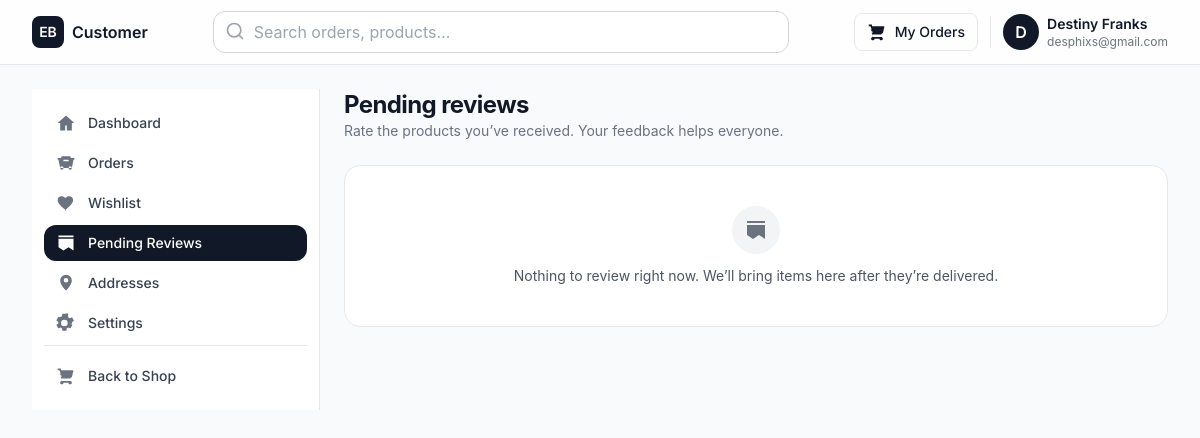
/account/reviews/pending/ (signed in), run on the app's committed database.
### userauths/models.py (models this page shows, shortened)
class User(AbstractUser):
    class Role(models.TextChoices):
        BUYER = "BUYER", "Buyer"
        VENDOR = "VENDOR", "Vendor"
    email = models.EmailField(unique=True)
    username = models.CharField(unique=True, max_length=50)
    role = models.CharField(max_length=50, choices=Role.choices, default=Role.BUYER)
    USERNAME_FIELD = 'email'
    REQUIRED_FIELDS = ['username']

### customer/views.py (the view)
# urls.py: path("reviews/pending/", views.pending_reviews, name="pending_reviews"),
@login_required
def pending_reviews(request):
    user = request.user
    items_qs = (
        order_model.OrderItem.objects
        .select_related("product_variation", "product_variation__product", "order")
        .prefetch_related("product_variation__images", "product_variation__variations")
        .filter(
            order__buyer=user,
            order__status=order_model.Order.OrderStatus.DELIVERED,
            order__payment_status__in=PAID_STATUSES,
            product_variation__isnull=False,
        )
        .order_by("-order__created_at", "-id")
    )
    seen_product_ids = set()
    pending_items = []
    for it in items_qs:
        p = it.product_variation.product
        if p is None or p.id in seen_product_ids:
            continue
        if store_models.ProductReview.objects.filter(product=p, user=user).exists():
            continue
        pending_items.append(it)
        seen_product_ids.add(p.id)
    return render(request, "pending_reviews.html", {
        "pending_items": pending_items,
    })

### addon/context_processors.py (called while the page is built)
def global_context(request):
    context = {}
    context['site_config'] = models.SiteConfiguration.get_solo()
    context['theme_settings'] = models.ThemeSettings.get_solo()
    context['hero_section'] = models.HeroSection.objects.filter(active=True).first()
    context['social_links'] = models.SocialLink.objects.all()
    return context

### addon/models.py (called while the page is built)
    @classmethod
    def get_solo(cls):
        obj, created = cls.objects.get_or_create(pk=1)
        return obj

    @classmethod
    def get_solo(cls):
        obj, created = cls.objects.get_or_create(pk=1)
        return obj

### order/context_processors.py (called while the page is built)
def global_context(request):
    context = {}
    cart = Cart.get_for_request(request)
    context['cart_item_count'] = CartItem.objects.filter(cart=cart).count()
    return context

### order/models.py (called while the page is built)
    @classmethod
    def get_for_request(cls, request):
        if request.user.is_authenticated:
            cart, _ = cls.objects.get_or_create(user=request.user)
            return cart
        if not request.session.session_key:
            request.session.create()
        session_key = request.session.session_key
        cart, _ = cls.objects.get_or_create(session_key=session_key, user=None)
        return cart

### customer/templates/pending_reviews.html (shortened to what this page needs)
{% extends "partials/customer/customer_navigation.html" %}
{% block customer_content %}
<div class="mb-6">
  <h1 class="text-2xl font-bold tracking-tight">Pending reviews</h1>
  <p class="text-sm text-gray-500">Rate the products you’ve received. Your feedback helps everyone.</p>
</div>
{% if pending_items %}
<ul id="pending-list" class="grid grid-cols-1 sm:grid-cols-2 lg:grid-cols-3 gap-5">
  {% for it in pending_items %}
    {% with p=it.product_variation.product pv=it.product_variation %}
    <li id="pr-card-{{ p.id }}" class="rounded-2xl border border-gray-200 bg-white overflow-hidden">
      <div class="relative aspect-[4/3] bg-gray-50">
        {% if pv.images.first %}
          <img src="{{ pv.images.first.image.url }}" alt="{{ p.name }}" class="h-full w-full object-cover">
        {% elif p.primary_image and p.primary_image.image %}
          <img src="{{ p.primary_image.image.url }}" alt="{{ p.name }}" class="h-full w-full object-cover">
        {% else %}
          <div class="h-full w-full grid place-items-center text-xs text-gray-400">{{ p.name|truncatechars:12 }}</div>
        {% endif %}
      </div>
      <div class="p-4">
        <div class="min-w-0">
          <div class="truncate font-medium">{{ p.name }}</div>
          <div class="text-xs text-gray-500">
            {% for v in pv.variations.all %}{{ v.value }}{% if not forloop.last %}, {% endif %}{% endfor %}
          </div>
        </div>
        <div class="mt-3 flex items-center justify-between">
          <div class="text-sm text-gray-600">Qty: {{ it.quantity }}</div>
          <button
            class="inline-flex items-center gap-2 rounded-lg bg-gray-900 text-white px-3 py-1.5 text-xs font-semibold hover:bg-black"
            data-review-btn
            data-product-id="{{ p.id }}"
            data-product-name="{{ p.name|escape }}"
          >
            Review product
          </button>
        </div>
      </div>
    </li>
    {% endwith %}
  {% endfor %}
</ul>
{% else %}
  <div class="rounded-2xl border border-gray-200 bg-white p-10 text-center">
    <div class="mx-auto mb-3 h-12 w-12 rounded-full bg-gray-100 grid place-items-center">
      <svg class="h-6 w-6 text-gray-500" xmlns="http://www.w3.org/2000/svg" fill="currentColor" viewBox="0 0 24 24"><path d="M3 3h18v2H3V3zm0 4h18v14l-6-4-6 4-6-4V7z"/></svg>
    </div>
    <p class="text-sm text-gray-600">Nothing to review right now. We’ll bring items here after they’re delivered.</p>
  </div>
{% endif %}
{% endblock %}

### templates/partials/customer/customer_navigation.html (shortened to what this page needs)
{% extends "base/customer_base.html" %}
{% block content %}
<div class="min-h-screen bg-gray-50 text-gray-900">
  <header class="sticky top-0 z-50 bg-white/80 backdrop-blur border-b border-gray-200">
    <div class="max-w-7xl mx-auto px-4 sm:px-6 lg:px-8 h-16 flex items-center justify-between">
      <div class="flex items-center gap-3">
        <a href="/" class="flex items-center gap-2">
          <span class="inline-flex items-center justify-center rounded-lg bg-gray-900 text-white h-8 w-8 text-sm font-semibold">EB</span>
          <span class="font-semibold">Customer</span>
        </a>
      </div>
      <div class="hidden md:flex flex-1 max-w-xl mx-6">
        <div class="relative w-full">
          <input type="search" placeholder="Search orders, products…" class="w-full rounded-xl border border-gray-300 pl-10 pr-3 py-2 focus:ring-2 focus:ring-gray-900/20 focus:border-gray-400 bg-white/70">
          <svg class="absolute left-3 top-2.5 h-5 w-5 text-gray-400" xmlns="http://www.w3.org/2000/svg" fill="none" viewBox="0 0 24 24" stroke="currentColor">
            <path stroke-linecap="round" stroke-linejoin="round" stroke-width="2" d="m21 21-4.35-4.35M11 19a8 8 0 1 1 0-16 8 8 0 0 1 0 16z"/>
          </svg>
        </div>
      </div>
      <div class="flex items-center gap-3">
        <a href="{% url 'customer:orders' %}" class="hidden sm:inline-flex items-center gap-2 rounded-lg border border-gray-200 px-3 py-2 hover:bg-gray-50">
          <span class="text-sm font-medium">My Orders</span>
        </a>
        <a href="{% url 'customer:settings' %}" class="flex items-center gap-2">
          <div class="h-9 w-9 rounded-full bg-gray-900 text-white grid place-items-center font-semibold">
            {{ request.user.first_name|default:request.user.username|first|upper }}
          </div>
          <div class="hidden sm:flex flex-col leading-tight">
            <span class="text-sm font-semibold">{{ request.user.get_full_name|default:request.user.username }}</span>
            <span class="text-xs text-gray-500">{{ request.user.email }}</span>
          </div>
        </a>
      </div>
    </div>
  </header>
  <div class="max-w-7xl mx-auto px-4 sm:px-6 lg:px-8 py-6">
    <div class="grid grid-cols-1 lg:grid-cols-[18rem_minmax(0,1fr)] gap-6">
      {% with view=request.resolver_match.view_name %}
      <aside id="customerSidebar" class="fixed lg:static inset-y-0 left-0 z-50 w-72 transform -translate-x-full lg:translate-x-0 transition-transform duration-300 bg-white border-r border-gray-200 shadow-xl lg:shadow-none">
        <nav class="px-3 py-4 space-y-1 overflow-y-auto h-[calc(100vh-4rem)] lg:h-auto">
          <a href="{% url 'customer:dashboard' %}"
             class="group flex items-center gap-3 px-3 py-2 rounded-xl transition
             {% if view == 'customer:dashboard' %}bg-gray-900 text-white{% else %}text-gray-700 hover:bg-gray-100{% endif %}">
            <svg class="h-5 w-5 {% if view == 'customer:dashboard' %}text-white{% else %}text-gray-500 group-hover:text-gray-700{% endif %}" xmlns="http://www.w3.org/2000/svg" fill="currentColor" viewBox="0 0 24 24"><path d="M12 3l10 9h-3v9h-6v-6H11v6H5v-9H2z"/></svg>
            <span class="text-sm font-medium">Dashboard</span>
          </a>
          <a href="{% url 'customer:orders' %}"
             class="group flex items-center gap-3 px-3 py-2 rounded-xl transition
             {% if view == 'customer:orders' or view == 'customer:order_detail' %}bg-gray-900 text-white{% else %}text-gray-700 hover:bg-gray-100{% endif %}">
            <svg class="h-5 w-5 {% if view == 'customer:orders' or view == 'customer:order_detail' %}text-white{% else %}text-gray-500 group-hover:text-gray-700{% endif %}" xmlns="http://www.w3.org/2000/svg" fill="currentColor" viewBox="0 0 24 24"><path d="M7 4h10l1 2h4v2h-1l-2 10H5L3 8H2V6h4l1-2zm2.1 4l-.5 2h6.8l-.5-2H9.1zM7 20a2 2 0 1 0 0-4 2 2 0 0 0 0 4zm10 0a2 2 0 1 0 0-4 2 2 0 0 0 0 4z"/></svg>
            <span class="text-sm font-medium">Orders</span>
          </a>
          <a href="{% url 'customer:wishlist' %}"
             class="group flex items-center gap-3 px-3 py-2 rounded-xl transition
             {% if view == 'customer:wishlist' %}bg-gray-900 text-white{% else %}text-gray-700 hover:bg-gray-100{% endif %}">
            <svg class="h-5 w-5 {% if view == 'customer:wishlist' %}text-white{% else %}text-gray-500 group-hover:text-gray-700{% endif %}" xmlns="http://www.w3.org/2000/svg" fill="currentColor" viewBox="0 0 24 24"><path d="M12.1 21.35 10 19.28C5.4 15.36 2 12.28 2 8.5 2 6 4 4 6.5 4c1.74 0 3.41.81 4.5 2.09C12.59 4.81 14.26 4 16 4 18.5 4 20.5 6 20.5 8.5c0 3.78-3.4 6.86-8 10.78l-1.9 2.07z"/></svg>
            <span class="text-sm font-medium">Wishlist</span>
          </a>
          <a href="{% url 'customer:pending_reviews' %}"
             class="group flex items-center gap-3 px-3 py-2 rounded-xl transition
             {% if view == 'customer:pending_reviews' %}bg-gray-900 text-white{% else %}text-gray-700 hover:bg-gray-100{% endif %}">
            <svg class="h-5 w-5 {% if view == 'customer:pending_reviews' %}text-white{% else %}text-gray-500 group-hover:text-gray-700{% endif %}" xmlns="http://www.w3.org/2000/svg" fill="currentColor" viewBox="0 0 24 24"><path d="M3 3h18v2H3V3zm0 4h18v14l-6-4-6 4-6-4V7z"/></svg>
            <span class="text-sm font-medium">Pending Reviews</span>
          </a>
          <a href="{% url 'customer:addresses' %}"
            class="group flex items-center gap-3 px-3 py-2 rounded-xl transition
            {% if view == 'customer:addresses' %}bg-gray-900 text-white{% else %}text-gray-700 hover:bg-gray-100{% endif %}">
            <svg class="h-5 w-5 {% if view == 'customer:addresses' %}text-white{% else %}text-gray-500 group-hover:text-gray-700{% endif %}"
                xmlns="http://www.w3.org/2000/svg" viewBox="0 0 24 24" fill="currentColor" aria-hidden="true">
              <path d="M12 2a7 7 0 0 0-7 7c0 4.97 6.04 11.18 6.3 11.45.39.39 1.01.39 1.4 0C12.96 20.18 19 13.97 19 9a7 7 0 0 0-7-7Zm0 9.5A2.5 2.5 0 1 1 12 6a2.5 2.5 0 0 1 0 5.5Z"/>
            </svg>
            <span class="text-sm font-medium">Addresses</span>
          </a>
          <a href="{% url 'customer:settings' %}"
             class="group flex items-center gap-3 px-3 py-2 rounded-xl transition
             {% if view == 'customer:settings' %}bg-gray-900 text-white{% else %}text-gray-700 hover:bg-gray-100{% endif %}">
            <svg class="h-5 w-5 {% if view == 'customer:settings' %}text-white{% else %}text-gray-500 group-hover:text-gray-700{% endif %}" xmlns="http://www.w3.org/2000/svg" fill="currentColor" viewBox="0 0 24 24"><path d="M19.14 12.94a7.997 7.997 0 0 0 .06-.94c0-.32-.02-.63-.06-.94l2.03-1.58a.5.5 0 0 0 .12-.64l-1.92-3.32a.5.5 0 0 0-.6-.22l-2.39.96a7.1 7.1 0 0 0-1.62-.94l-.36-2.54A.5.5 0 0 0 12.01 1h-4a.5.5 0 0 0-.49.42l-.36 2.54c-.58.22-1.12.53-1.62.94L3.15 4.94a.5.5 0 0 0-.6.22L.63 8.48a.5.5 0 0 0 .12.64l2.03 1.58c-.04.31-.06.62-.06.94s.02.63.06.94L.75 14.16a.5.5 0 0 0-.12.64l1.92 3.32c.13.23.41.32.65.22l2.39-.96c.5.41 1.04.72 1.62.94l.36 2.54c.05.25.26.42.49.42h4c.24 0 .45-.17.49-.42l.36-2.54c.58-.22 1.12-.53 1.62-.94l2.39.96c.24.1.52.01.65-.22l1.92-3.32a.5.5 0 0 0-.12-.64l-2.03-1.58zM10 16a4 4 0 1 1 0-8 4 4 0 0 1 0 8z"/></svg>
            <span class="text-sm font-medium">Settings</span>
          </a>
          <div class="pt-3 mt-3 border-t border-gray-200">
            <a href="{% url 'store:cart' %}" class="group flex items-center gap-3 px-3 py-2 rounded-xl text-gray-700 hover:bg-gray-100">
              <span class="text-sm font-medium">Back to Shop</span>
            </a>
          </div>
        </nav>
      </aside>
      {% endwith %}
      <main class="min-w-0">
        {% block customer_content %}
        {% endblock %}
      </main>
    </div>
  </div>
</div>
{% endblock %}

### static/assets/css/style.css (style rules this page uses)
body { font-family: "Inter", sans-serif; overflow-x: hidden; }

### data on the page
User: user.first_name|first "D", user.get_full_name "Destiny Franks", user.email "desphixs@gmail.com"
